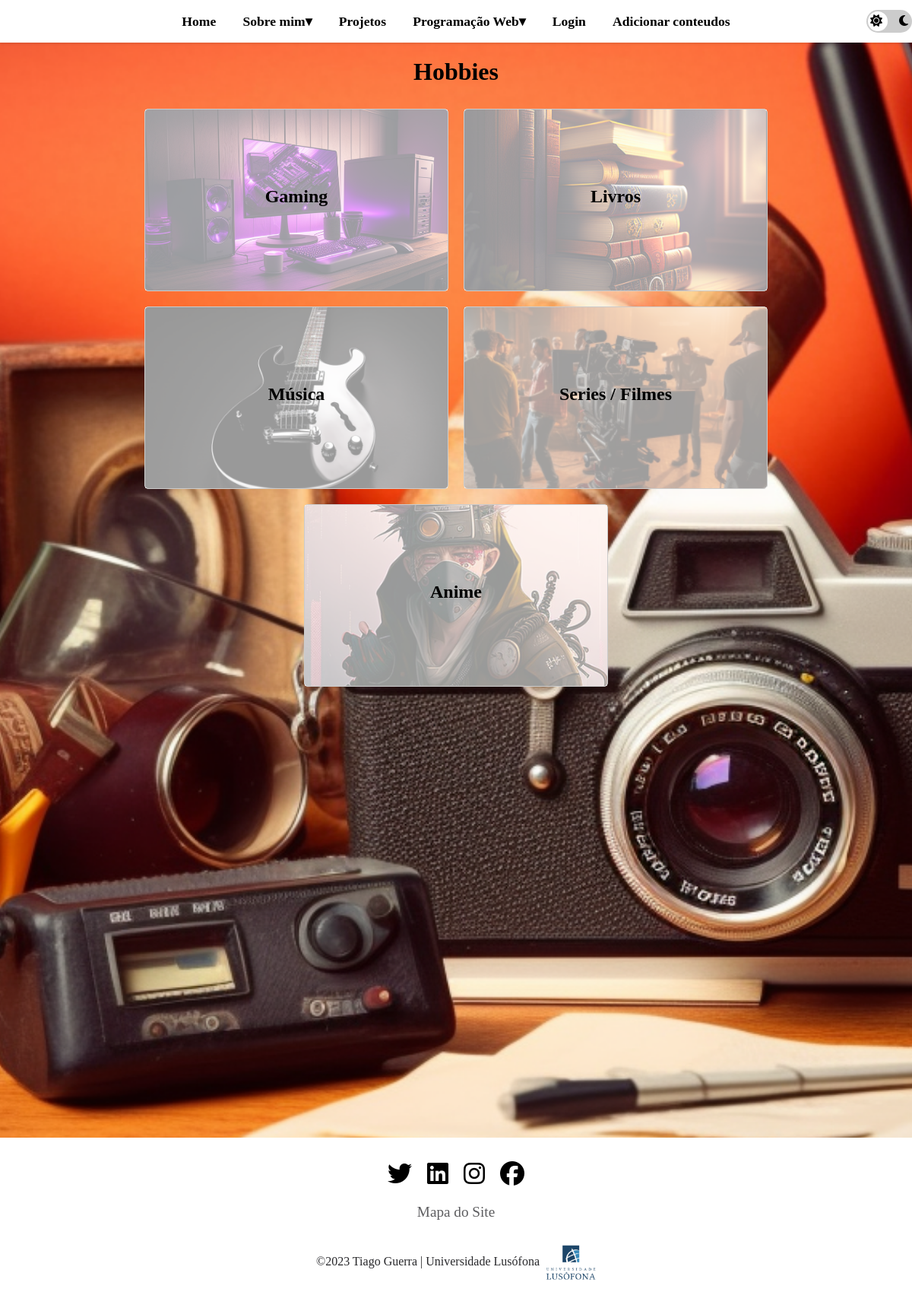
/hobbies, run on an earlier commit of the app's database.
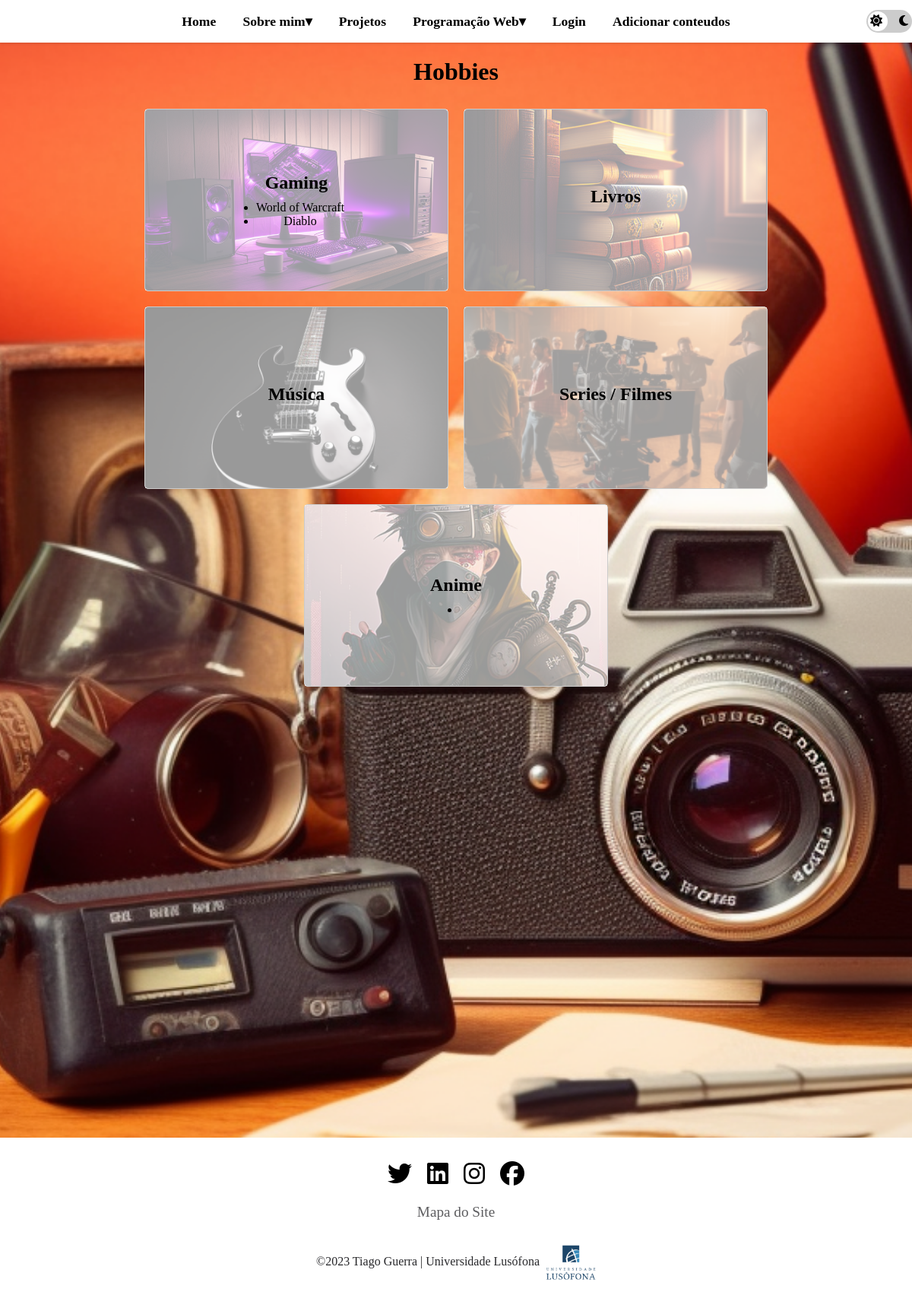
And on a later commit of the database.
### portfolio/models.py (models this page shows, shortened)
class Hobby(models.Model):
    GAMING = 'GAMING'
    LIVRO = 'LIVROS'
    AUDIO = 'AUDIO'
    TV = 'TV'
    ANIME = 'ANIME'
    TIPO_HOBBY = [
        (GAMING, 'GAMING'),
        (LIVRO, 'LIVROS'),
        (AUDIO, 'AUDIO'),
        (TV, 'TV'),
        (ANIME, 'ANIME')
    ]
    categoria = models.CharField(
        max_length=15,
        choices=TIPO_HOBBY,
        default=ANIME,
        blank=True
    )
    descricao = models.CharField(max_length=100, blank=True)

### portfolio/views.py (the view)
# urls.py: path('hobbies', views.hobbies_page_view, name='hobbies'),
def hobbies_page_view(request):
    listaGaming = Hobby.objects.all().filter(categoria='GAMING')
    listaLivros = Hobby.objects.all().filter(categoria='LIVROS')
    listaMusicas = Hobby.objects.all().filter(categoria='AUDIO')
    listaTV = Hobby.objects.all().filter(categoria='TV')
    listaAnimes = Hobby.objects.all().filter(categoria='ANIME')
    context = {
        'listaGaming': listaGaming,
        'listaLivros': listaLivros,
        'listaMusicas': listaMusicas,
        'listaTV': listaTV,
        'listaAnimes': listaAnimes
    }
    return render(request, 'portfolio/hobbies.html', context)

### portfolio/templates/portfolio/hobbies.html (shortened to what this page needs)
{% extends 'portfolio/layout.html' %}
{% load static %}
{% block head %}
<link rel="stylesheet" href="{% static 'css/hobbies.css' %}">
{% endblock %}
{% block main %}
      <h1>Hobbies</h1>
      <div class="container">
        {% load static %}
        <div class="section" style="background-image: url({% static 'images/gaming_setup.png' %});">
          <h2>Gaming</h2>
          <ul>
              {% for game in listaGaming %}
              <li>{{ game.descricao }}</li>
              {% endfor %}
          </ul>
        </div>
        <div class="section" style="background-image: url({% static 'images/bookshelf.png' %});">
          <h2>Livros</h2>
        </div>
        <div class="section" style="background-image: url({% static 'images/musica.png' %});">
          <h2>Música</h2>
        </div>
        <div class="section" style="background-image: url({% static 'images/movies.png' %});">
          <h2>Series / Filmes</h2>
        </div>
        <div class="section" style="background-image: url({% static 'images/anime.png' %});">
          <h2>Anime</h2>
          <ul>
          </ul>
        </div>
      </div>
{% endblock %}

### portfolio/templates/portfolio/layout.html (shortened to what this page needs)
<!DOCTYPE html>
<html>
{% load static %}
  <head>
    <link rel="stylesheet" href="{% static 'css/geral-light.css' %}">
    {% block head %}
    {% endblock head %}
  </head>
  <body>
    <header>
      <nav>
        <ul>
          <li><a href="{% url 'portfolio:home' %}">Home</a></li>
          <li><a>Sobre mim</a>
          </li>
          <li><a href="{% url 'portfolio:projetos' %}">Projetos</a></li>
          <li><a>Programação Web</a>
          </li>
          <li>
            {% if request.user.is_authenticated %}
            user: {{request.user}}
            <a href="{% url 'portfolio:logout' %}">Logout</a>
            {% else %}
            <a href="{% url 'portfolio:login' %}">Login</a>
            {% endif %}
          </li>
          <li><a href="{% url 'portfolio:adiciona_conteudos' %}">Adicionar conteudos</a></li>
          <div class="toggle-container">
            <label class="toggle">
              <span class="slider"></span>
              <span class="icon sun"><i class="fas fa-sun"></i></span>
              <span class="icon moon"><i class="fas fa-moon"></i></span>
            </label>
          </div>
        </ul>
      </nav>
    </header>
    <main>
        {% block main %}
        {% endblock main %}
    </main>
    <footer class="footer">
      <ul class="social-icon">
        <li class="social-icon__item"><a class="social-icon__link" href="https://www.twitter.com" target="_blank">
          <i class="fa-brands fa-twitter"></i>
          </a></li>
        <li class="social-icon__item"><a class="social-icon__link" href="https://www.linkedin.com/in/tiago-guerra-6b911815a/" target="_blank">
          <i class="fa-brands fa-linkedin"></i>
          </a></li>
        <li class="social-icon__item"><a class="social-icon__link" href="https://www.instagram.com" target="_blank">
          <i class="fa-brands fa-instagram"></i>
          </a></li>
        <li class="social-icon__item"><a class="social-icon__link" href="https://www.facebook.com" target="_blank">
          <i class="fa-brands fa-facebook"></i>
          </a></li>
      </ul>
      <ul class="menu">
        <li class="menu__item"><a class="menu__link" href="{% url 'portfolio:sitemap' %}">Mapa do Site</a></li>
      </ul>
      <p>&copy;2023 Tiago Guerra | Universidade Lusófona <span class="logotipo"></span></p>
    </footer>
  </body>
</html>

### portfolio/static/css/geral-light.css (style rules this page uses)
html, body { height: 100%; margin: 0; padding: 0; }
header { position: sticky; top: 0; z-index: 999; }
main { flex: 1; }
nav { position: relative; }
nav ul, nav li, nav a { margin: 0; padding: 0; border: none; outline: none; }
nav ul { display: flex; flex-direction: row; justify-content: center; align-items: center; position: relative; background-color: white; box-shadow: 0 2px 3px rgba(0,0,0,0.1); }
nav ul li { display: block; position: relative; background-color: white; }
nav ul li a { display: block; padding: 1em; color: black; font-size: 1.1em; font-weight: bold; text-decoration: none; transition: color 0.3s ease-out; }
nav ul li > a:after { content: "▾"; }
nav ul li > a:only-child:after { content: ""; }
.footer { background: white; min-height: 80px; padding: 20px 50px; display: flex; justify-content: center; align-items: center; flex-direction: column; margin-top: 80vh; }
.social-icon, .menu { position: relative; display: flex; justify-content: center; align-items: center; margin: 10px 0; flex-wrap: wrap; }
.social-icon__item, .menu__item { list-style: none; }
.social-icon__link { font-size: 2rem; color: #fff; margin: 0 10px; display: inline-block; transition: 0.5s; }
.menu__link { font-size: 1.2rem; color: #28282B; margin: 0 10px; display: inline-block; transition: 0.5s; text-decoration: none; opacity: 0.75; font-weight: 300; }
.footer p { color: #28282B; margin: 15px 0 10px 0; font-size: 1rem; font-weight: 300; }
.toggle { display: inline-block; position: absolute; top: 50%; right: 0; transform: translateY(-50%); width: 60px; height: 30px; }
.toggle-container { display: flex; justify-content: center; }
.slider { position: absolute; cursor: pointer; top: 0; left: 0; right: 0; bottom: 0; background-color: #ccc; border-radius: 30px; -webkit-transition: .4s; transition: .4s; }
.slider:before { position: absolute; content: ""; height: 26px; width: 26px; left: 2px; bottom: 2px; background-color: white; border-radius: 50%; -webkit-transition: .4s; transition: .4s; }
.icon { position: absolute; top: 50%; -webkit-transform: translateY(-50%); -ms-transform: translateY(-50%); transform: translateY(-50%); font-size: 16px; }
.sun { left: 5px; }
.moon { right: 5px; }
i { color: black; }
div { background-color: white; }
.logotipo { background-image: url('../images/logotipo.png'); display: inline-block; width: 70px; height: 60px; background-repeat: no-repeat; background-size: cover; vertical-align: middle; }

### portfolio/static/css/hobbies.css (style rules this page uses)
* { padding: 0; margin: 0; }
main { height: 100%; }
body { min-height: 100%; background-image: url('../images/hobbies.png'); background-position: center; background-repeat: no-repeat; background-size: cover; background-attachment: fixed; text-align: center; padding-bottom: 300px; }
.container { display: flex; flex-wrap: wrap; align-items: center; justify-content: center; min-height: 40vh; margin-left: 30px; margin-right: 30px; background-color: rgba(255, 255, 255, 0); }
.section { position: relative; width: 50%; min-height: 30vh; max-width: 400px; margin: 10px; padding: 20px; box-sizing: border-box; border: 1px solid #ccc; border-radius: 5px; display: flex; flex-direction: column; align-items: center; justify-content: center; background-size: cover; background-position: center; }
.section::before { content: ""; position: absolute; top: 0; left: 0; width: 100%; height: 100%; background-color: rgba(255, 255, 255, 0.6); }
.section h2 { margin: 0 0 10px 0; filter: brightness(70%); color: black; }
div li { filter: brightness(70%); color: black; margin-left: 10px; }
h1 { padding-top: 20px; margin-bottom: 20px; }

What changed in the data, as far as the page shows it:
added Hobby: descricao "World of Warcraft"
added Hobby: descricao "Diablo"
